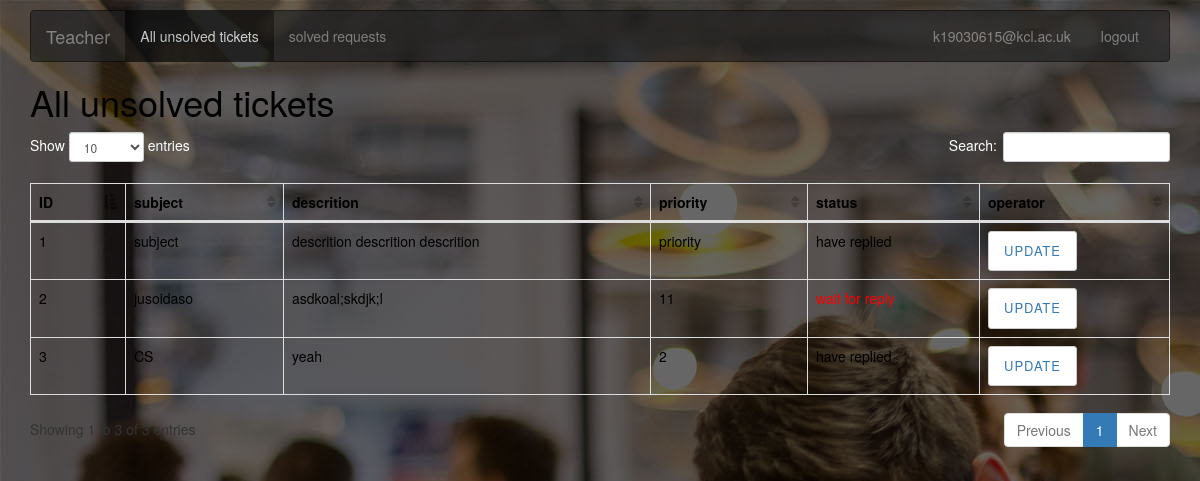
/teacher (signed in), run on the app's committed database.
### accounts/models.py (models this page shows, shortened)
class UserProfile(AbstractUser):
    mpassword = models.CharField(verbose_name='password', blank=True, null=True, max_length=200, default="")
    email = models.CharField(verbose_name='email', blank=True, null=True, max_length=200, default="")
    is_teacher = models.BooleanField(verbose_name='is teacher?', default=False)
    have_active = models.BooleanField(verbose_name='is active?', default=False)
    class Meta:
        ordering = ['-id']
        verbose_name = 'user manage'
        verbose_name_plural = verbose_name

### smart/models.py (models this page shows, shortened)
class MainRequest(models.Model):
    subject = models.CharField(verbose_name='subject', blank=True, null=True, max_length=200, default="")
    descrition = models.CharField(verbose_name='descrition', blank=True, null=True, max_length=5200, default="")
    priority = models.CharField(verbose_name='priority', blank=True, null=True, max_length=200, default="")
    user = models.ForeignKey(UserProfile, verbose_name="user", on_delete=models.CASCADE, related_name="main")
    reply_user = models.ForeignKey(UserProfile, verbose_name="reply_user", on_delete=models.CASCADE, related_name="reply", blank=True, null=True)
    reply_content = models.CharField(verbose_name='reply_content', blank=True, null=True, max_length=200, default="")
    class Meta:
        ordering = ['-id']
        verbose_name = 'MainRequest'
        verbose_name_plural = verbose_name

### smart/views.py (the view)
# urls.py: url(r"^teacher$", teacher, name="teacher"),
@login_required
def teacher(request):
    try:
        user = request.user
        all_my_request = MainRequest.objects.filter().order_by("id")
    except Exception as e:
        print(e)
    return render(request, "adminmyrequests.html", locals())

### templates/adminmyrequests.html (shortened to what this page needs)
<!DOCTYPE html>
<html>
<head>
	<link rel="stylesheet" type="text/css" href="/static/css/main.css">
	<link rel="stylesheet" type="text/css"
		href="https://maxcdn.bootstrapcdn.com/font-awesome/4.7.0/css/font-awesome.min.css">
	<link rel="stylesheet" href="/static/css/bootstrap.min.css" />
</head>
<body style="background: url('/static/img/bg2.jpg');">
	<div class="container">
		<nav class="navbar navbar-inverse" style="margin-top: 10px;opacity:0.7">
		  <div class="container-fluid">
			  <div class="navbar-header">
				  <a class="navbar-brand" href="/teacher">Teacher</a>
				</div>
			<div class="collapse navbar-collapse" id="bs-example-navbar-collapse-1">
				<ul class="nav navbar-nav">
				<li class="active"><a href="/teacher">All unsolved tickets <span class="sr-only">(current)</span></a></li>
				<li><a href="/solved">solved requests</a></li>
			  </ul>
			  <ul class="nav navbar-nav navbar-right">
				<li><a href="/teacher">{{ request.user.username }}</a></li>
				<li><a href="/accounts/logout">logout</a></li>
			  </ul>
			</div>
		  </div>
		</nav>
		<h1>All unsolved tickets</h1>
		<table class="table table-hover table-bordered" id="sampleTable">
			<thead>
				<tr>
					<th>ID</th>
					<th>subject</th>
					<th>descrition</th>
					<th>priority</th>
					<th>status</th>
					<th>operator</th>
				</tr>
			</thead>
			<tbody>
            {% for req in all_my_request %}
                <tr>
					<td>{{ req.id }}</td>
					<td>{{ req.subject }}</td>
					<td>{{ req.descrition }}</td>
					<td>{{ req.priority }}</td>
                    {% if req.reply_content %}
                        <td>have replied</td>
                    {% else %}
                        <td style="color: red">wait for reply</td>
                    {% endif %}
					<td><button type="submit" class="btn btn-default" style="text-align: right;"><a
								href="/admin_detail?rid={{ req.id }}">update</a></button></td>
				</tr>
            {% endfor %}
			</tbody>
		</table>
	</div>
</body>
</html>

### templates/adminmyrequests.html (style rules this page uses)
h1 { color: #000; }
table thead tr th { color: #000; }
table tbody tr td { color: #000; }

### data on the page
UserProfile: user.username "k19030615@kcl.ac.uk"
MainRequest: id "1", subject "subject", descrition "descrition descrition descrition", priority "priority", reply_content "have replied"
MainRequest: id "2", subject "jusoidaso", descrition "asdkoal;skdjk;l", priority "11", reply_content "wait for reply"
MainRequest: id "3", subject "CS", descrition "yeah", priority "2", reply_content "have replied"
